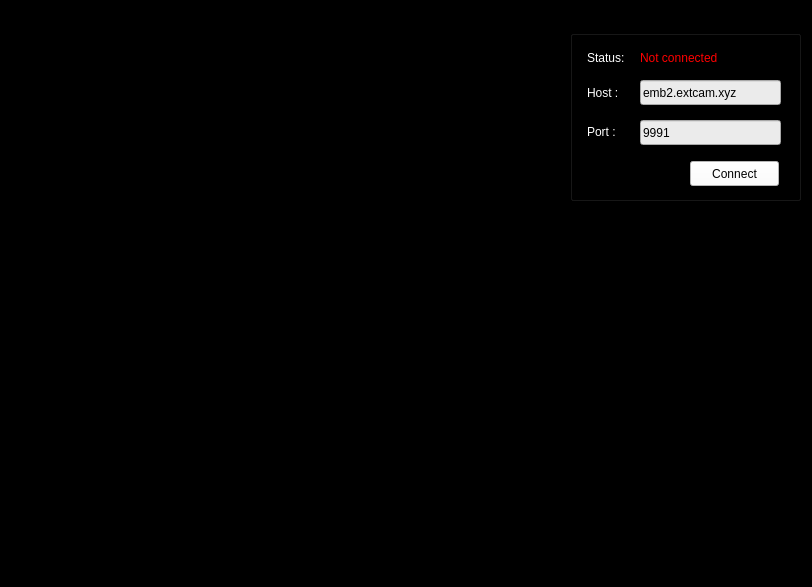
<?xml version="1.0" encoding="UTF-8"?>
<ui version="4.0">
 <class>MainWindow</class>
 <widget class="QMainWindow" name="MainWindow">
  <property name="geometry">
   <rect>
    <x>0</x>
    <y>0</y>
    <width>812</width>
    <height>587</height>
   </rect>
  </property>
  <property name="windowTitle">
   <string>MainWindow</string>
  </property>
  <property name="autoFillBackground">
   <bool>false</bool>
  </property>
  <property name="styleSheet">
   <string notr="true">background-color: black</string>
  </property>
  <widget class="QWidget" name="centralwidget">
   <property name="styleSheet">
    <string notr="true">background-color: rgb(255, 255, 255, 0);</string>
   </property>
   <widget class="QLabel" name="image">
    <property name="geometry">
     <rect>
      <x>30</x>
      <y>20</y>
      <width>521</width>
      <height>531</height>
     </rect>
    </property>
    <property name="styleSheet">
     <string notr="true"/>
    </property>
    <property name="text">
     <string/>
    </property>
    <property name="pixmap">
     <pixmap resource="res.qrc">:/res/img/park.svg</pixmap>
    </property>
    <property name="textInteractionFlags">
     <set>Qt::NoTextInteraction</set>
    </property>
   </widget>
   <widget class="QLineEdit" name="portLineEdit">
    <property name="geometry">
     <rect>
      <x>640</x>
      <y>120</y>
      <width>141</width>
      <height>25</height>
     </rect>
    </property>
    <property name="styleSheet">
     <string notr="true">QLineEdit { background: rgb(235,  235, 235);}</string>
    </property>
    <property name="text">
     <string>9991</string>
    </property>
    <property name="dragEnabled">
     <bool>false</bool>
    </property>
   </widget>
   <widget class="QLineEdit" name="hostLineEdit">
    <property name="geometry">
     <rect>
      <x>640</x>
      <y>80</y>
      <width>141</width>
      <height>25</height>
     </rect>
    </property>
    <property name="styleSheet">
     <string notr="true">QLineEdit { background: rgb(235,  235, 235);}</string>
    </property>
    <property name="text">
     <string>emb2.extcam.xyz</string>
    </property>
    <property name="dragEnabled">
     <bool>false</bool>
    </property>
   </widget>
   <widget class="QPushButton" name="connectButton">
    <property name="geometry">
     <rect>
      <x>690</x>
      <y>161</y>
      <width>89</width>
      <height>25</height>
     </rect>
    </property>
    <property name="styleSheet">
     <string notr="true">QPushButton {
	background-color: white;
	borderpstyle: outset;
}</string>
    </property>
    <property name="text">
     <string>Connect</string>
    </property>
   </widget>
   <widget class="QGroupBox" name="connectToServer">
    <property name="geometry">
     <rect>
      <x>570</x>
      <y>30</y>
      <width>231</width>
      <height>171</height>
     </rect>
    </property>
    <property name="title">
     <string/>
    </property>
    <widget class="QLabel" name="statusLabel">
     <property name="geometry">
      <rect>
       <x>70</x>
       <y>19</y>
       <width>121</width>
       <height>17</height>
      </rect>
     </property>
     <property name="styleSheet">
      <string notr="true">QLabel { color : red; }</string>
     </property>
     <property name="text">
      <string>Not connected</string>
     </property>
    </widget>
    <widget class="QLabel" name="statusStringLabel">
     <property name="geometry">
      <rect>
       <x>17</x>
       <y>19</y>
       <width>51</width>
       <height>17</height>
      </rect>
     </property>
     <property name="styleSheet">
      <string notr="true">QLabel { color : white; }</string>
     </property>
     <property name="text">
      <string>Status:</string>
     </property>
    </widget>
    <widget class="QLabel" name="hostLabel">
     <property name="geometry">
      <rect>
       <x>17</x>
       <y>50</y>
       <width>43</width>
       <height>25</height>
      </rect>
     </property>
     <property name="styleSheet">
      <string notr="true">QLabel { color : white; }</string>
     </property>
     <property name="text">
      <string>Host : </string>
     </property>
    </widget>
    <widget class="QLabel" name="portLabel">
     <property name="geometry">
      <rect>
       <x>17</x>
       <y>89</y>
       <width>44</width>
       <height>25</height>
      </rect>
     </property>
     <property name="styleSheet">
      <string notr="true">QLabel { color : white; }</string>
     </property>
     <property name="text">
      <string>Port :  </string>
     </property>
    </widget>
   </widget>
   <zorder>image</zorder>
   <zorder>connectToServer</zorder>
   <zorder>hostLineEdit</zorder>
   <zorder>portLineEdit</zorder>
   <zorder>connectButton</zorder>
  </widget>
 </widget>
 <resources>
  <include location="res.qrc"/>
 </resources>
 <connections/>
</ui>
